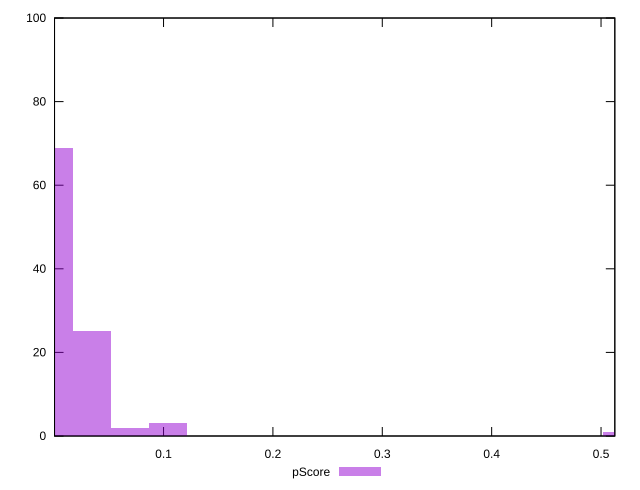

Write the gnuplot code that produced this figure.
reset

$pScore <<EOF
0 69
0.034583436499536005 25
0.06916687299907201 2
0.10375030949860801 3
0.5187515474930401 1
EOF

set key outside below
set boxwidth 0.034583436499536005
set xrange [0.00033371712984253676:0.512608532205872]
set yrange [0:100]
set trange [0:100]
set style fill transparent solid 0.5 noborder
set terminal svg size 640, 490 enhanced background rgb 'white'
set output "reports/report_00028_2021-02-24T12-49-42.674Z/max-potential-fid/samples/music/pScore/histogram.svg"

plot $pScore title "pScore" with boxes

reset
